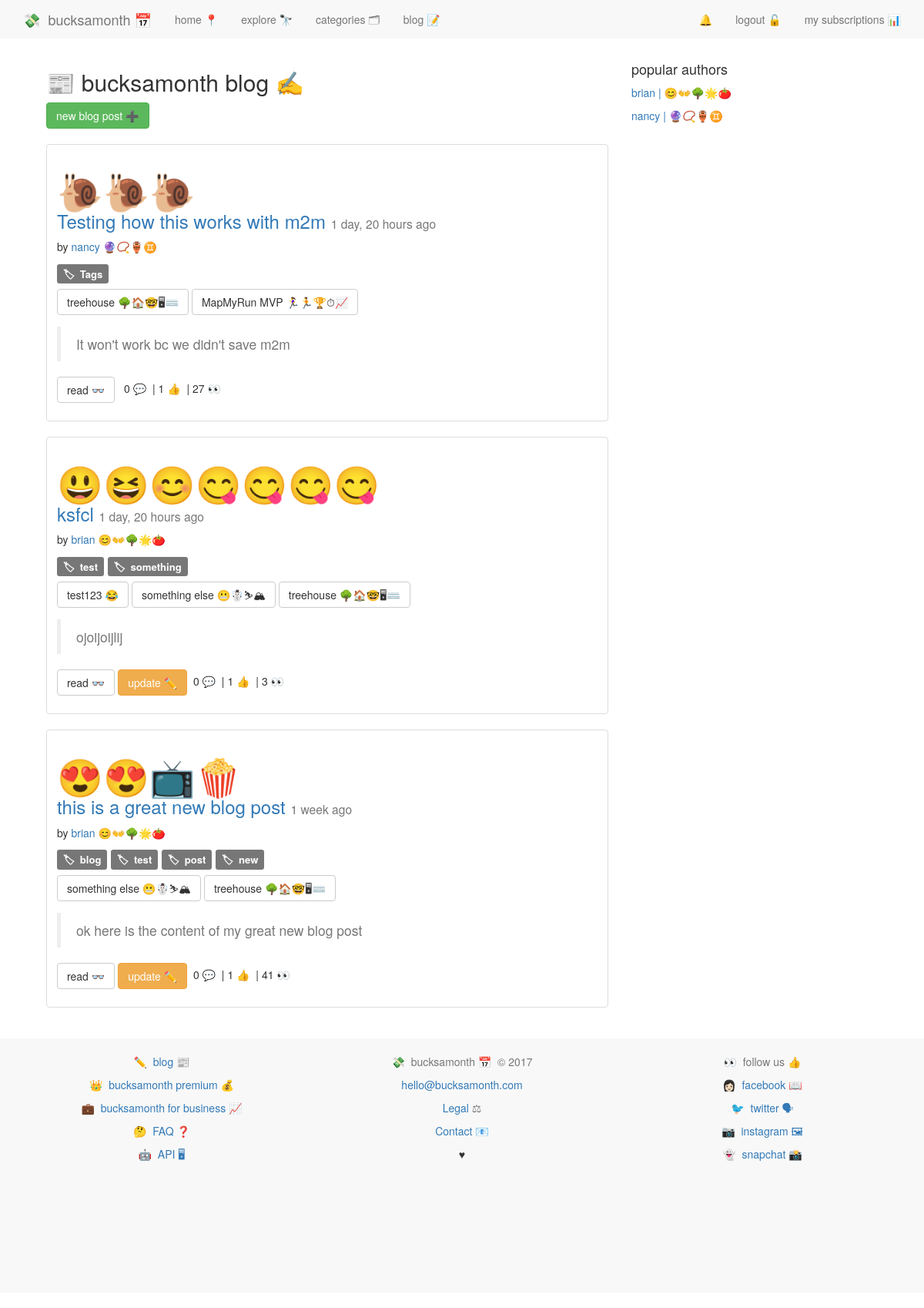
Screenshot of /blog/ (signed in) with the database file from the repository.
### blog/models.py (models this page shows, shortened)
class Post(models.Model):
    user               = models.ForeignKey(settings.AUTH_USER_MODEL)
    approved           = models.BooleanField(default=False, blank=True)
    title              = models.CharField(max_length=100)
    emoji              = models.CharField(max_length=50, blank=True)
    slug               = models.SlugField(unique=True)
    views              = models.PositiveIntegerField(default=0)
    services           = models.ManyToManyField(Service, blank=True, related_name="post_service")
    tags = TaggableManager()
    likes = models.ManyToManyField(settings.AUTH_USER_MODEL, blank=True, related_name='post_likes')
    content = models.TextField()
    draft = models.BooleanField(default=False)
    publish = models.DateField(auto_now=False, auto_now_add=False)
    updated = models.DateTimeField(auto_now=True, auto_now_add=False)
    timestamp = models.DateTimeField(auto_now=False, auto_now_add=True)
    class Meta:
        ordering = ['-timestamp', '-updated']
    @property
    def comments(self):
        instance = self
        qs = Comment.objects.filter_by_instance(instance)
        return qs
    def get_absolute_url(self):
        return reverse("blog:detail", kwargs={"slug":self.slug})

### accounts/models.py (models this page shows, shortened)
class UserProfile(models.Model):
	user = models.OneToOneField(User)
	description = models.CharField(max_length=100, default='')
	twitter = models.CharField(max_length=100, default='')
	emoji = models.CharField(max_length=10, default='')
	setup = models.BooleanField(default=False)
	uid = models.CharField(default=uuid.uuid4, max_length=40)
	email_valid = models.BooleanField(default=False)
	followers = models.ManyToManyField('self')

### services/models.py (models this page shows, shortened)
class Service(models.Model):
	service_name 			= models.CharField(max_length=140)
	service_slug			= models.SlugField(blank=True)
	url_name 				= models.CharField(max_length=200)
	description_long		= models.CharField(max_length=500, default='')
	description_short		= models.CharField(max_length=140, default='')
	category				= models.ManyToManyField(Category, blank=True)
	featured				= models.BooleanField(default=False)
	date_created 			= models.DateField(auto_now=True)
	bucksamonth 			= models.DecimalField(max_digits=8, decimal_places=2, default=0.00)
	emoji					= models.CharField(max_length=20, default='')
	twitter 				= models.CharField(max_length=100, default='')
	tags 					= TaggableManager()
	def __str__(self):
		return str(self.service_name)
	def get_absolute_url(self):
		return "/services/%s/" % self.service_slug

### blog/views.py (the view)
def index(request):
    queryset_list = Post.objects.all()
    authors = list(set([post.user for post in queryset_list]))
    context = {
        'object_list':queryset_list,
        'authors':authors,
    }
    return render(request, 'blog/index.html', context)

### comments/models.py (called while the page is built)
	def filter_by_instance(self, instance):
		content_type = ContentType.objects.get_for_model(instance.__class__)
		obj_id = instance.id
		qs = super(CommentManager, self).filter(content_type=content_type, object_id=obj_id)
		return qs

### blog/templates/blog/index.html
{% extends 'base.html' %}
{% block content %}
{% include 'nav.html' %}
<div class="container">
<div class="col-md-8">
  <h2>📰 bucksamonth blog ✍️</h2>
  <a class="btn btn-success" href="{% url 'blog:create' %}">new blog post ➕</a>
  <br /></br/>
{% for object in object_list %}
<div class="thumbnail">
  <div class="caption post-detail-item">
    <h3><a class="link-fancy" href="{{ object.get_absolute_url }}"><span class="link-fancy" style="font-size:2em">{{ object.emoji }}</span></a><br/><a href="{{ object.get_absolute_url }}">{{ object.title }}</a> <small>{{ object.timestamp | timesince }} ago</small></h3>
    <p>by <a style="text-decoration:none;" href="{% url 'blog:author_view' username=object.user.username %}">{{ object.user.username }} {{ object.user.userprofile.emoji }}</a></p>
    <p><span style="font-size:1.25em; word-wrap:break-word;">{% for tag in object.tags.all %}<a class="label label-default" href="{% url 'blog:tag_view' slug=tag %}">🏷&nbsp;&nbsp;{{ tag }}</a>&nbsp;{% endfor %}</span></p>
    {% if object.services.all.count > 0 %}
    <p><span class="button-wrapper">{% for service in object.services.all %}<a class="btn btn-default" href="{{ service.get_absolute_url }}">{{ service }} {{ service.emoji }}</a> {% endfor %}</span></p>
    {% endif %}
    <blockquote class="text-muted">{{ object.content | safe }}</blockquote>
    <p><a href="{{ object.get_absolute_url }}" class="btn btn-default" role="button">read 👓</a> {% if request.user == object.user %}<a class="btn btn-warning" href="{% url 'blog:update' slug=object.slug %}">update ✏️</a>{% endif %}&nbsp;&nbsp;{{ object.comments.count }} 💬&nbsp;&nbsp;| {{ object.likes.count }} 👍&nbsp;&nbsp;| {{ object.views }} 👀
  </div>
</div>
{% endfor %}
</div>
<div class="col-md-4">
  <h4>popular authors</h4>
    {% for author in authors %}
      <a href="{% url 'blog:author_view' username=author %}">{{ author }} | {{ author.userprofile.emoji }}</a></p>
    {% endfor %}
</div>
</div>
{% endblock %}

### static/css/main.css (style rules this page uses)
body { min-height: 200px; padding-top: 70px; padding-bottom: 20px; }
a { text-decoration: none; }
.button-wrapper .btn { margin-bottom:5px; }
.link-fancy { text-decoration: none; }

### rows the page displays
Post: emoji "🐌🐌🐌", title "Testing how this works with m2m", timestamp "1 day, 20 hours", user.username "nancy", user.userprofile.emoji "🔮📿🏺♊️", content "It won't work bc we didn't save m2m", comments.count "0", likes.count "1", views "27"
Tag: name "Tags"
Service: service_name "treehouse", emoji "🌳🏠🤓🖥⌨️"
Service: service_name "MapMyRun MVP", emoji "🏃‍♀️🏃🏆⏱📈"
Post: emoji "😃😆😊😋😋😋😋", title "ksfcl", timestamp "1 day, 20 hours", user.username "brian", user.userprofile.emoji "😊👐🌳🌟🍅", content "ojoijoijlij", shows "update ✏️", comments.count "0", likes.count "1", views "3"
Tag: name "test"
Tag: name "something"
Service: service_name "test123", emoji "😂"
Service: service_name "something else", emoji "😬☃️⛷🏔"
Post: emoji "😍😍📺🍿", title "this is a great new blog post", timestamp "1 week", user.username "brian", user.userprofile.emoji "😊👐🌳🌟🍅", content "ok here is the content of my great new blog post", shows "update ✏️", comments.count "0", likes.count "1", views "41"
Tag: name "blog"
Tag: name "post"
Tag: name "new"

### other values shown
{{ author }} "brian"
{{ author.userprofile.emoji }} "😊👐🌳🌟🍅"
{{ author }} "nancy"
{{ author.userprofile.emoji }} "🔮📿🏺♊️"
